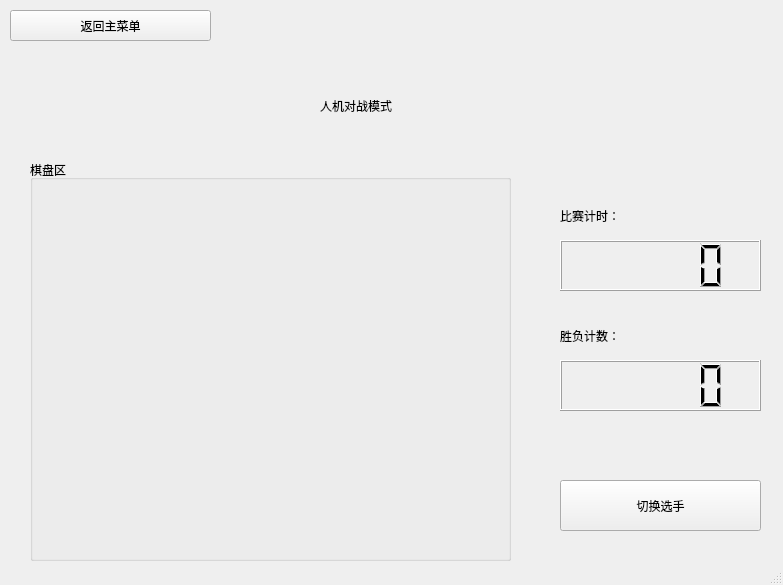
<?xml version="1.0" encoding="UTF-8"?>
<ui version="4.0">
 <class>TictactoeClass</class>
 <widget class="QMainWindow" name="TictactoeClass">
  <property name="geometry">
   <rect>
    <x>0</x>
    <y>0</y>
    <width>783</width>
    <height>585</height>
   </rect>
  </property>
  <property name="windowTitle">
   <string>Tictactoe</string>
  </property>
  <widget class="QWidget" name="centralWidget">
   <widget class="QStackedWidget" name="stackedWidget">
    <property name="geometry">
     <rect>
      <x>0</x>
      <y>60</y>
      <width>771</width>
      <height>521</height>
     </rect>
    </property>
    <property name="styleSheet">
     <string notr="true">QPushButton{
	
	font: 16pt &quot;方正中等线繁体&quot;;

}</string>
    </property>
    <property name="currentIndex">
     <number>2</number>
    </property>
    <widget class="QWidget" name="page_menu">
     <widget class="QPushButton" name="pushButton_OptionHvsH">
      <property name="geometry">
       <rect>
        <x>100</x>
        <y>140</y>
        <width>280</width>
        <height>270</height>
       </rect>
      </property>
      <property name="text">
       <string>人人对战</string>
      </property>
     </widget>
     <widget class="QPushButton" name="pushButton_OptionHvsM">
      <property name="geometry">
       <rect>
        <x>460</x>
        <y>140</y>
        <width>280</width>
        <height>270</height>
       </rect>
      </property>
      <property name="text">
       <string>人机对战</string>
      </property>
     </widget>
     <widget class="QLabel" name="label_14">
      <property name="geometry">
       <rect>
        <x>320</x>
        <y>30</y>
        <width>191</width>
        <height>31</height>
       </rect>
      </property>
      <property name="styleSheet">
       <string notr="true">QLabel{
	
	font: 20pt &quot;方正中等线繁体&quot;;
}</string>
      </property>
      <property name="text">
       <string>openCV井字棋</string>
      </property>
     </widget>
    </widget>
    <widget class="QWidget" name="page_HvsH">
     <widget class="QLCDNumber" name="lcdNumber_counterHvsH">
      <property name="geometry">
       <rect>
        <x>560</x>
        <y>300</y>
        <width>201</width>
        <height>51</height>
       </rect>
      </property>
     </widget>
     <widget class="QPushButton" name="pushButton_swapHvsH">
      <property name="geometry">
       <rect>
        <x>560</x>
        <y>420</y>
        <width>201</width>
        <height>51</height>
       </rect>
      </property>
      <property name="text">
       <string>切换选手</string>
      </property>
     </widget>
     <widget class="QLCDNumber" name="lcdNumber_TimerHvsH">
      <property name="geometry">
       <rect>
        <x>560</x>
        <y>180</y>
        <width>201</width>
        <height>51</height>
       </rect>
      </property>
     </widget>
     <widget class="QGroupBox" name="groupBox_BroadHvsH">
      <property name="geometry">
       <rect>
        <x>30</x>
        <y>100</y>
        <width>481</width>
        <height>401</height>
       </rect>
      </property>
      <property name="title">
       <string>棋盘区</string>
      </property>
     </widget>
     <widget class="QLabel" name="label_7">
      <property name="geometry">
       <rect>
        <x>320</x>
        <y>30</y>
        <width>171</width>
        <height>31</height>
       </rect>
      </property>
      <property name="styleSheet">
       <string notr="true">QLabel{
	
	font: 20pt &quot;方正中等线繁体&quot;;
}</string>
      </property>
      <property name="text">
       <string>人人对战模式</string>
      </property>
     </widget>
     <widget class="QLabel" name="label_12">
      <property name="geometry">
       <rect>
        <x>560</x>
        <y>260</y>
        <width>151</width>
        <height>31</height>
       </rect>
      </property>
      <property name="styleSheet">
       <string notr="true">QLabel{
	
	font: 14pt &quot;方正中等线繁体&quot;;
}</string>
      </property>
      <property name="text">
       <string>胜负计数：</string>
      </property>
     </widget>
     <widget class="QLabel" name="label_13">
      <property name="geometry">
       <rect>
        <x>560</x>
        <y>140</y>
        <width>151</width>
        <height>31</height>
       </rect>
      </property>
      <property name="styleSheet">
       <string notr="true">QLabel{
	
	font: 14pt &quot;方正中等线繁体&quot;;
}</string>
      </property>
      <property name="text">
       <string>比赛计时：</string>
      </property>
     </widget>
    </widget>
    <widget class="QWidget" name="page_HvsM">
     <widget class="QLabel" name="label_4">
      <property name="geometry">
       <rect>
        <x>320</x>
        <y>30</y>
        <width>171</width>
        <height>31</height>
       </rect>
      </property>
      <property name="styleSheet">
       <string notr="true">QLabel{
	
	font: 20pt &quot;方正中等线繁体&quot;;
}</string>
      </property>
      <property name="text">
       <string>人机对战模式</string>
      </property>
     </widget>
     <widget class="QLCDNumber" name="lcdNumber_TimerHvsM">
      <property name="geometry">
       <rect>
        <x>560</x>
        <y>180</y>
        <width>201</width>
        <height>51</height>
       </rect>
      </property>
     </widget>
     <widget class="QLCDNumber" name="lcdNumber_counterHvsM">
      <property name="geometry">
       <rect>
        <x>560</x>
        <y>300</y>
        <width>201</width>
        <height>51</height>
       </rect>
      </property>
     </widget>
     <widget class="QPushButton" name="pushButton_swapHvsM">
      <property name="geometry">
       <rect>
        <x>560</x>
        <y>420</y>
        <width>201</width>
        <height>51</height>
       </rect>
      </property>
      <property name="text">
       <string>切换选手</string>
      </property>
     </widget>
     <widget class="QGroupBox" name="groupBox_BroadHvsM">
      <property name="geometry">
       <rect>
        <x>30</x>
        <y>100</y>
        <width>481</width>
        <height>401</height>
       </rect>
      </property>
      <property name="title">
       <string>棋盘区</string>
      </property>
     </widget>
     <widget class="QLabel" name="label_5">
      <property name="geometry">
       <rect>
        <x>560</x>
        <y>140</y>
        <width>151</width>
        <height>31</height>
       </rect>
      </property>
      <property name="styleSheet">
       <string notr="true">QLabel{
	
	font: 14pt &quot;方正中等线繁体&quot;;
}</string>
      </property>
      <property name="text">
       <string>比赛计时：</string>
      </property>
     </widget>
     <widget class="QLabel" name="label_6">
      <property name="geometry">
       <rect>
        <x>560</x>
        <y>260</y>
        <width>151</width>
        <height>31</height>
       </rect>
      </property>
      <property name="styleSheet">
       <string notr="true">QLabel{
	
	font: 14pt &quot;方正中等线繁体&quot;;
}</string>
      </property>
      <property name="text">
       <string>胜负计数：</string>
      </property>
     </widget>
    </widget>
   </widget>
   <widget class="QPushButton" name="pushButton_Return">
    <property name="geometry">
     <rect>
      <x>10</x>
      <y>10</y>
      <width>201</width>
      <height>31</height>
     </rect>
    </property>
    <property name="text">
     <string>返回主菜单</string>
    </property>
   </widget>
  </widget>
  <widget class="QStatusBar" name="statusBar"/>
 </widget>
 <layoutdefault spacing="6" margin="11"/>
 <resources>
  <include location="tictactoe.qrc"/>
 </resources>
 <connections/>
</ui>
